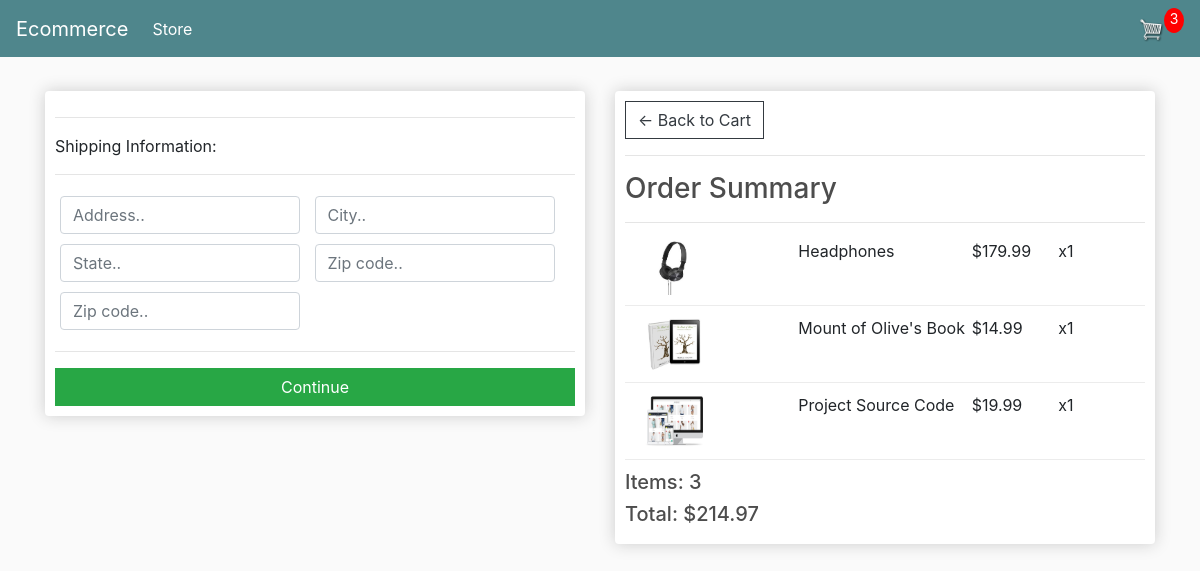
The app's page /checkout/ (signed in) with its own data.
### store/models.py (models this page shows, shortened)
class OrderItem(models.Model):
    product = models.ForeignKey(Product, on_delete=models.SET_NULL, null=True)
    order = models.ForeignKey(Order, on_delete=models.SET_NULL, null=True)
    quantity = models.IntegerField(default=0, null=True, blank=True)
    date_added = models.DateTimeField(auto_now_add=True)
    @property
    def get_total(self):
        total = self.product.price * self.quantity
        return total

class Product(models.Model):
    name = models.CharField(max_length=200)
    price = models.FloatField()
    digital = models.BooleanField(default=False, null=True, blank=True)
    image = models.ImageField(null=True, blank=True)
    @property
    def imageURL(self):
        try:
            url = self.image.url
        except:
            url = ''
        return url

class Order(models.Model):
    customer = models.ForeignKey(
        Customer, on_delete=models.SET_NULL, null=True, blank=True)
    date_ordered = models.DateTimeField(auto_now_add=True)
    complete = models.BooleanField(default=False)
    transaction_id = models.CharField(max_length=100, null=True)
    @property
    def shipping(self):
        shipping = False
        orderitems = self.orderitem_set.all()
        for i in orderitems:
            if i.product.digital == False:
                shipping = True
        return shipping
    @property
    def get_cart_total(self):
        orderitems = self.orderitem_set.all()
        total = sum([item.get_total for item in orderitems])
        return total
    @property
    def get_cart_items(self):
        orderitems = self.orderitem_set.all()
        total = sum([item.quantity for item in orderitems])
        return total

### store/views.py (the view)
# urls.py: path('checkout/', views.checkout, name="checkout"),
def checkout(request):
	data = cartData(request)
	cartItems = data['cartItems']
	order = data['order']
	items = data['items']
	context = {'items':items, 'order':order, 'cartItems':cartItems}
	return render(request, 'store/checkout.html', context)

### store/utils.py (called while the page is built)
def cartData(request):
	if request.user.is_authenticated:
		customer = request.user.customer
		order, created = Order.objects.get_or_create(customer=customer, complete=False)
		items = order.orderitem_set.all()
		cartItems = order.get_cart_items
	else:
		cookieData = cookieCart(request)
		cartItems = cookieData['cartItems']
		order = cookieData['order']
		items = cookieData['items']
	return {'cartItems':cartItems ,'order':order, 'items':items}

### store/templates/store/checkout.html (shortened to what this page needs)
{% extends 'store/main.html' %}
{% load static %}
{% block content %}
     <div class="row">
		<div class="col-lg-6">
			<div class="box-element" id="form-wrapper">
				<form id="form">
					<div id="shipping-info">
						<hr>
						<p>Shipping Information:</p>
						<hr>
						<div class="form-field">
							<input class="form-control" type="text" name="address" placeholder="Address..">
						</div>
						<div class="form-field">
							<input class="form-control" type="text" name="city" placeholder="City..">
						</div>
						<div class="form-field">
							<input class="form-control" type="text" name="state" placeholder="State..">
						</div>
						<div class="form-field">
							<input class="form-control" type="text" name="zipcode" placeholder="Zip code..">
						</div>
						<div class="form-field">
							<input class="form-control" type="text" name="country" placeholder="Zip code..">
						</div>
					</div>
					<hr>
					<input id="form-button" class="btn btn-success btn-block" type="submit" value="Continue">
				</form>
			</div>
			<br>
		</div>
		<div class="col-lg-6">
			<div class="box-element">
				<a  class="btn btn-outline-dark" href="{% url 'cart' %}">&#x2190; Back to Cart</a>
				<hr>
				<h3>Order Summary</h3>
				<hr>
				{% for item in items %}
				<div class="cart-row">
					<div style="flex:2"><img class="row-image" src="{{item.product.imageURL}}"></div>
					<div style="flex:2"><p>{{item.product.name}}</p></div>
					<div style="flex:1"><p>${{item.product.price|floatformat:2}}</p></div>
					<div style="flex:1"><p>x{{item.quantity}}</p></div>
				</div>
				{% endfor %}
				<h5>Items:   {{order.get_cart_items}}</h5>
				<h5>Total:   ${{order.get_cart_total|floatformat:2}}</h5>
			</div>
		</div>
	</div>
{% endblock content %}

### static/css/main.css (style rules this page uses)
body { background-color: hsl(0, 0%, 98%); }
h1,h2,h3,h4,h5,h6 { color:hsl(0, 0%, 30%); }
.box-element { box-shadow:hsl(0, 0%, 80%) 0 0 16px; background-color: #fff; border-radius: 4px; padding: 10px; }
.col-lg-4, .col-lg-6, .col-lg-8, .col-lg-12 { margin-top: 10px; }
.btn { border-radius: 0; }
.row-image { width: 100px; }
.form-field { width:250px; display: inline-block; padding: 5px; }
.cart-row { display: flex; align-items: flex-stretch; padding-bottom: 10px; margin-bottom: 10px; border-bottom: 1px solid #ececec; }

### records on screen
OrderItem: product.imageURL (picture), product.name "Headphones", product.price "179.99", quantity "1"
OrderItem: product.imageURL (picture), product.name "Mount of Olive's Book", product.price "14.99", quantity "1"
OrderItem: product.imageURL (picture), product.name "Project Source Code", product.price "19.99", quantity "1"
Order: get_cart_items "3", get_cart_total "214.97"

### other values on screen
{{ cartItems }} "3"
